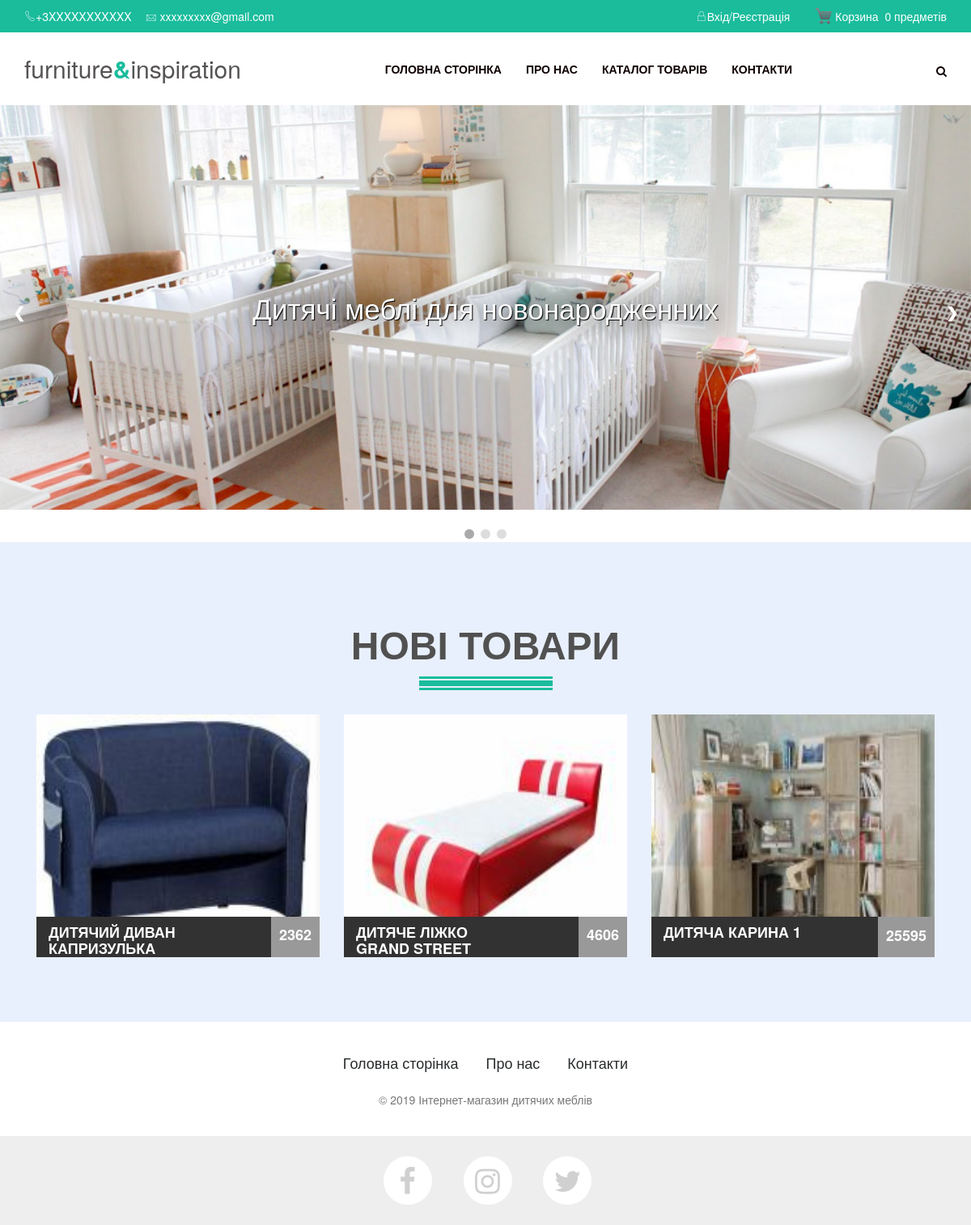
The page / on the database its author committed.
### tables this page shows
CREATE TABLE IF NOT EXISTS `product` (
  `prodId` int(11) NOT NULL AUTO_INCREMENT,
  `prodName` text NOT NULL,
  `prodImage` text NOT NULL,
  `prodDesc` text NOT NULL,
  `prodCharacteristic` text,
  `type` text,
  `price` int(11) NOT NULL DEFAULT '0',
  `bigImageNames` text,
  `prodCustomers` int(11) NOT NULL DEFAULT '0',
  `prodRating` double NOT NULL DEFAULT '0',
  `prodAge` int(11) NOT NULL,
  `prodProducer` text NOT NULL,
  `prodProd` int(11) NOT NULL DEFAULT '0',
  PRIMARY KEY (`prodId`)
);

### php/connect.php (called while the page is built, shortened)
<?php
class Connect
{
    function __construct()
    {
        $this->mysqli = new mysqli("localhost", "root", "", "furniture&insipation");
    }
}
$connect = new Connect();
?>

### index.php (the view, shortened to what this page needs)
<?php
    include_once ("php/connect.php");
?>
<!DOCTYPE html>
<html>
    <head>
    <link href="css/home.css" rel="stylesheet" type="text/css"/>
    <link rel="stylesheet" href="css/style.css">
    <link rel="stylesheet" href="css/style-slider1.css">
    <link rel="stylesheet" href="css/img.css">
    </head>
<body>
        <div id="containerDiv">
<?php include "header.php"?>
<div class="slider">
  	<div class="item">
        <img src="css/images/slide1.jpg" alt="Первый слайд">
        <div class="slideText">Дитячі меблі для новонародженних</div>
    </div>
  	<a class="prev" onclick="minusSlide()">&#10094;</a>
  	<a class="next" onclick="plusSlide()">&#10095;</a>
</div>
<br>
<div class="slider-dots">
	<span class="slider-dots_item" onclick="currentSlide(1)"></span>
  	<span class="slider-dots_item" onclick="currentSlide(2)"></span>
  	<span class="slider-dots_item" onclick="currentSlide(3)"></span>
</div>
<?php
                $query = "SELECT * FROM product";
                $resultSet = $connect->mysqli->query($query);
                $num_rows = mysqli_num_rows($resultSet);
                $fetchedRow = mysqli_fetch_row($resultSet);
                $i = 0;
                while($i != $num_rows-2)
                {
                $id = $fetchedRow[0];
                $name = $fetchedRow[1];
                $imgName = $fetchedRow[2];
                $price = $fetchedRow[6];
                $fetchedRow = mysqli_fetch_row($resultSet);
                $i++;
            }
?>
<section class="new-section">
            <div class="container">
                <div class="row">
                    <div class="col-md-12">
                        <div class="titie-section wow fadeInDown animated  animated" style="visibility: visible;">
                            <h1>Нові товари</h1>
                        </div>
                    </div>
                </div>
                <div class="row" style="margin-left: 0px; width: 100%;  margin-right: 0px;">
                    <div class="col-md-4 col-sm-6 wow fadeInLeft animated animated" data-wow-delay="0.2s" style="visibility: visible;-webkit-animation-delay: 0.2s; -moz-animation-delay: 0.2s; animation-delay: 0.2s; width=200px; margin-left: 0px;">
                    <?php echo "
                            <a href=\"prodInfo.php?prodId=$id\">
                            ";?>
                    <div class="product-item" style="width: 350px; height: 300px; margin-left: 0px; margin-right: 150px;">
                        <?php echo "
                            <img src=\"css/images/products/$imgName\" style=\"width: 100%; height: 100%;\" alt=\"\">
                            ";?>
                            <div class="product-title" style=" height: 50px;">
                                    <h3 style="width: 200px; height: 250px;"><?php echo $name ?></h3>
                                    <span style=" height: 50px;"><?php echo $price ?></span>
                            </div>
                        </div>
        </a>
                    </div>
                    <?php
                            if ($fetchedRow != null) {
                            $id = $fetchedRow[0];
                            $name = $fetchedRow[1];
                            $imgName = $fetchedRow[2];
                            $price = $fetchedRow[6];
                            $fetchedRow = mysqli_fetch_row($resultSet);
                            }
                ?>
                    <div class="row" style="margin-left: 0px; width: 100%;  margin-right: 0px;">
                    <div class="col-md-4 col-sm-6 wow fadeInLeft animated animated" data-wow-delay="0.2s" style="visibility: visible;-webkit-animation-delay: 0.2s; -moz-animation-delay: 0.2s; animation-delay: 0.2s; width=200px; margin-left: 0px;">
                    <?php echo "
                            <a href=\"prodInfo.php?prodId=$id\">
                            ";?>
                    <div class="product-item" style="width: 350px; height: 300px;  margin-left: 0px; margin-right: 150px;">
                        <?php echo '
                            <img src="css/images/products/'.$imgName.'"  alt="" style="width: 100%; height: 100%;">
                            ';?>
                            <div class="product-title" style=" height: 50px;">
                                    <h3 style="width: 200px; height: 250px;"><?php echo $name ?></h3>
                                    <span style=" height: 50px;"><?php echo $price ?></span>
                            </div>
                        </div>
                        </a>
                    </div>
                    <?php
                    if ($fetchedRow != null) {
                            $id = $fetchedRow[0];
                            $name = $fetchedRow[1];
                            $imgName = $fetchedRow[2];
                            $price = $fetchedRow[6];
                            }
                ?>
                    <div class="row" style="margin-left: 0px; width: 100%;  margin-right: 0px;">
                    <div class="col-md-4 col-sm-6 wow fadeInLeft animated animated" data-wow-delay="0.2s" style="visibility: visible;-webkit-animation-delay: 0.2s; -moz-animation-delay: 0.2s; animation-delay: 0.2s; width=200px; margin-left: 0px;">
                    <?php echo "
                            <a href=\"prodInfo.php?prodId=$id\">
                            ";?>
                    <div class="product-item" style="width: 350px; height: 300px; margin-left: 0px; margin-right: 150px;">
                        <?php echo "
                            <img src=\"css/images/products/$imgName\" class=\"img-index\" style=\"width: 100%; height: 100%;\" alt=\"\">
                            ";?>
                            <div class="product-title" style=" height: 50px;">
                                    <h3 style="width: 200px; height: 250px;"><?php echo $name ?></h3>
                                    <span style=" height: 50px;"><div style="margin-top:1px;"><?php echo $price ?></div></span>
                            </div>
                        </div>
                        </a>
                    </div>
                </div>
            </div>
        </section>
		<?php include "footer.php"?>
    </div>
</body>
</html>

### css/home.css (style rules this page uses)
body { background-color: #f2f2f2; margin: 0; width: 100%; min-width: 1200px; }
#containerDiv { position: absolute; width: 100%; min-width: 1200px; }

### css/style.css (style rules this page uses)
* { margin: 0; padding: 0px; }
body { font-family: 'Open Sans', sans-serif; font-size: 13px; line-height: 20px; position: relative; background: #fff; color: #656565; padding: 0; margin: 0; overflow: visible; }
*,*:after,*:before { -webkit-box-sizing: border-box; -moz-box-sizing: border-box; box-sizing: border-box; padding: 0; margin: 0; }
a { color: #0098d7; padding: 0; margin: 0; text-decoration: none; }
a img { border: none; vertical-align: bottom; }
h1,h2,h3,h4,h5,h6 { letter-spacing: 0px; font-weight: normal; position: relative; padding: 0 0 10px 0; font-weight: normal; font-family: 'Roboto', serif; line-height: 140%; color: #01090c; }
h1 { font-size: 22px; }
h3 { font-size: 18px; }
html, body, .wrapper { height: 100%; }
.titie-section { margin-bottom: 30px; display: block; position: relative; }
.titie-section h1 { margin: 0; padding: 0; display: block; text-align: center; font-size: 48px; color: #515151; font-weight: 900; text-transform: uppercase; }
.titie-section h1:before { content: ""; width: 165px; display: block; height: 3px; background:#1abc9c; position: absolute; bottom: -16px; margin: 0 auto; left: 0; right: 0; }
.titie-section h1:after { content: ""; width: 165px; display: block; height: 3px; background:#1abc9c; position: absolute; bottom: -30px; margin: 0 auto; left: 0; right: 0; }
.titie-section:after { content: ""; width: 165px; display: block; height: 7px; background:#1abc9c; position: absolute; bottom: -25px; margin: 0 auto; left: 0; right: 0; }
.new-section { background: #e9f0fd; display: block; padding: 100px 0 80px; }
.product-item { position: relative; margin-top: 30px; transition: all 0.5s }
.product-item img { width: 100%; height: auto; }
.product-title { display: block; background: #323232; width: 100%; bottom: 0; position: absolute; bottom: 0; height: 40px; overflow: hidden; transition: all 0.5s; }
.product-title h3 { margin: 0; padding: 0; text-align: left; color: #fff; text-transform: uppercase; font-weight: 700; font-size: 18px; float: left; padding: 10px; padding-left: 15px; }
.product-title span { display: block; background: rgba(255, 255, 255, 0.5); float: right; text-align: left; color: #fff; text-transform: uppercase; font-weight: 700; font-size: 18px; padding: 10px; }

### css/style-slider1.css (style rules this page uses)
.slider { max-width: 100%; position: relative; height: 500px; margin-bottom: 130px; margin: auto; }
.slider .item img { object-fit: cover; width: 100%; height: 500px; }
.slider .prev, .slider .next { cursor: pointer; position: absolute; top: 0; top: 50%; width: auto; margin-top: -22px; padding: 16px; color: white; font-weight: bold; font-size: 18px; transition: 0.6s ease; border-radius: 0 3px 3px 0; }
.slider .next { right: 0; border-radius: 3px 0 0 3px; }
.slideText { position: absolute; color: #fff; font-size: 35px; left: 50%; top: 50%; transform: translate(-50%, -50%); text-shadow: 1px 1px 1px #000, 0 0 1em #000; }
.slider-dots { text-align: center; }
.slider-dots_item { cursor: pointer; height: 12px; width: 12px; margin: 0 2px; background-color: #ddd; border-radius: 50%; display: inline-block; transition: background-color 0.6s ease; }
.active1, .slider-dots_item:hover { background-color: #aaa; }
.slider .item { -webkit-animation-name: fade; -webkit-animation-duration: 1.5s; animation-name: fade; animation-duration: 1.5s; }

### css/img.css (style rules this page uses)
.img-index { height: 350px; width: 250px; }

### css/Footer-white.css (style rules this page uses)
* { margin: 0; padding: 0; }
html, body { height: 100%; }
html { height: 100%; }
body { display: flex; display: -webkit-flex; flex-direction: column; -webkit-flex-direction: column; height: 100%; }

### rows shown on the page
product: prodImage (picture), prodName "ДИТЯЧИЙ ДИВАН КАПРИЗУЛЬКА", price "2362"
product: prodImage (picture), prodName "ДИТЯЧЕ ЛІЖКО GRAND STREET", price "4606"
product: prodImage (picture), prodName "ДИТЯЧА КАРИНА 1", price "25595"

### other values the page prints
$size "0"
$end "предметів"
